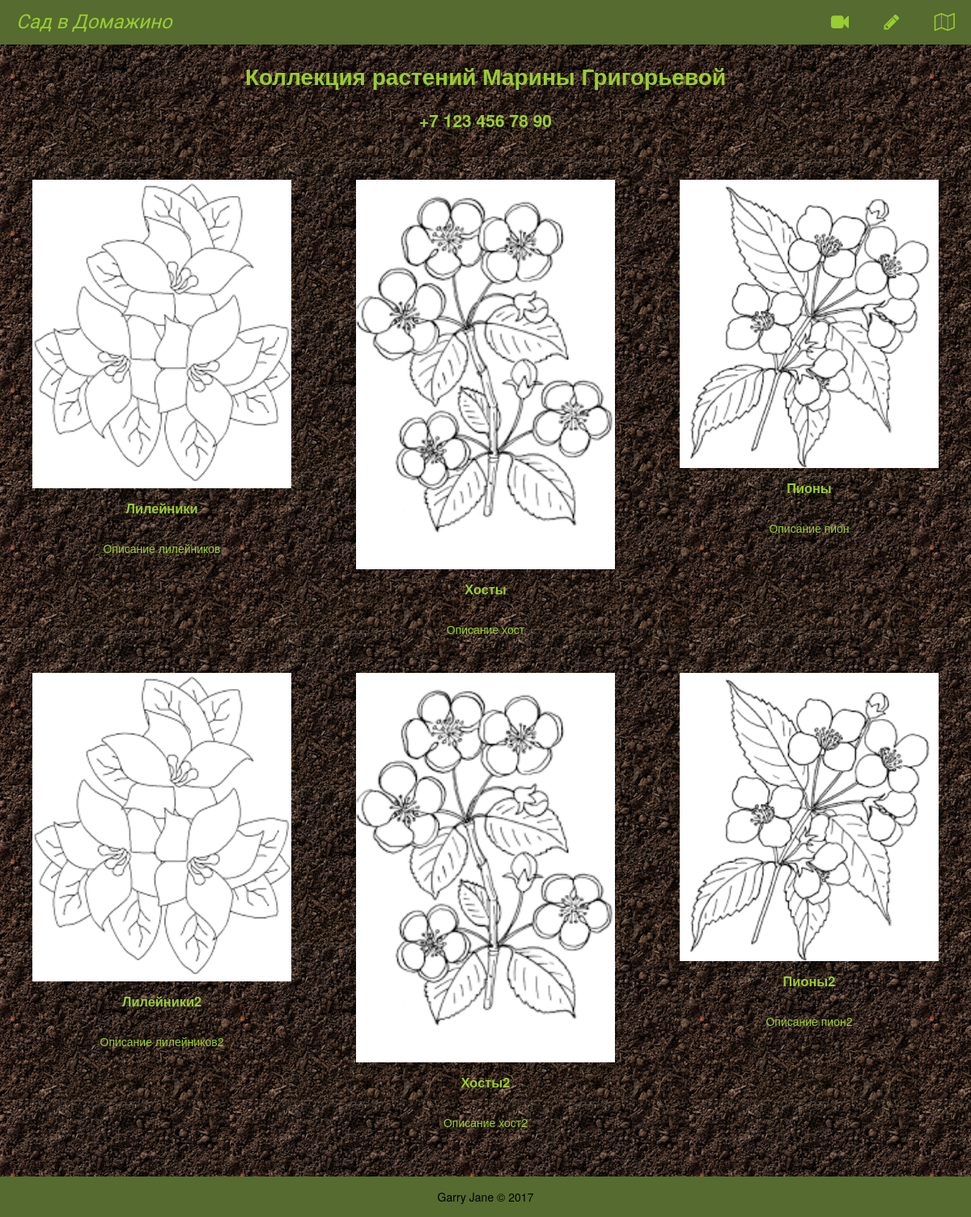
Before: /?page=main with the older database file.
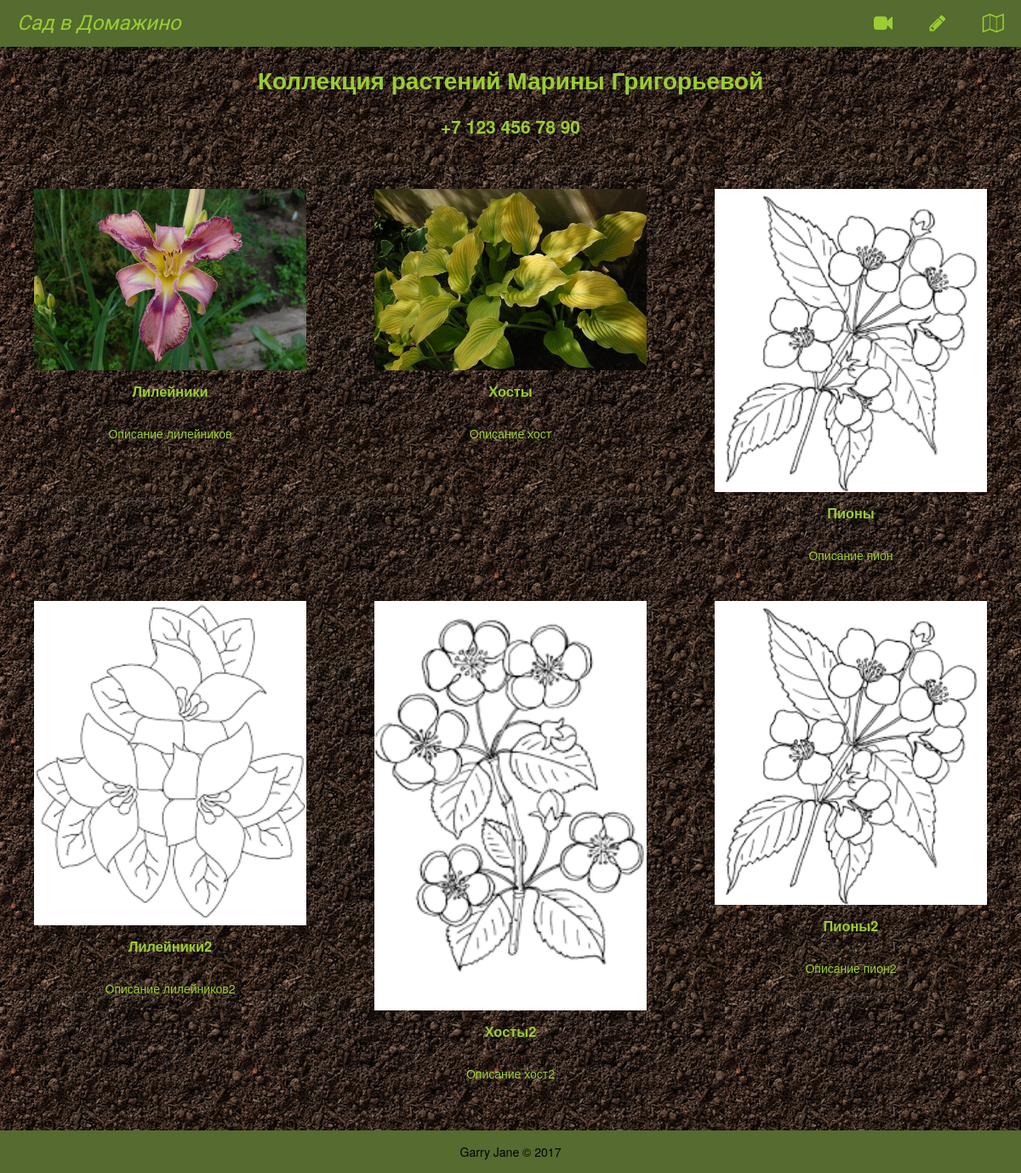
After: the same page with the newer database file.
### tables this page shows
CREATE TABLE `categories` (
  `cat_id` int(6) unsigned NOT NULL AUTO_INCREMENT,
  `cat_name` varchar(128) NOT NULL,
  `cat_descr` varchar(256) NOT NULL,
  `cat_img` varchar(128) NOT NULL,
  PRIMARY KEY (`cat_id`)
);

### index.php (called while the page is built, shortened)
<?php
$page = new Controller();

### models/DB.class.php (called while the page is built, shortened)
<?php
class DB
{
    public $dbLink, $host, $schema, $user, $password;
    function __construct($host = false, $schema = false, $user = false, $password = false)
    {
        $this->host = $host;
        $this->schema = $schema;
        $this->user = $user;
        $this->password = $password;
    }
    protected function connect()
    {
        $this->dbLink = new mysqli($this->host, $this->user, $this->password, $this->schema);
        mysqli_set_charset($this->dbLink, 'utf8');
        return true;
    }
    public function getAllCategories()
    {
        $sql = '
          SELECT * FROM categories
         ';
        $result = $this->dbLink->query($sql);
        $resArr = [];
        for ($i = 0; $i < $result->num_rows; $i++) {
            $resArr[] = $result->fetch_array(MYSQLI_ASSOC);
        }
        return $resArr;
    }
}

### views/v_cont_home.php (the view)
<div class="main">
    <div class="row">
        <div class="col-xs-12">
            <h1 class="page-title__text">Коллекция растений Марины Григорьевой</h1>
            <h2 class="page-title__text">+7 123 456 78 90</h2>
        </div>
    </div>
    <div class="content">
        <div class="row">
            <?php
            $i = 0;
            foreach ($this->content as $cat) {
                if ($i > 0 && $i % 3 == 0) {
                    echo "</div><div class='row'>";
                }
                echo "
                    <div class='col-md-4 col-sm-12'>
                        <a href='/?page=cat&id={$cat['cat_id']}'>
                            <figure class='category-represent'>
                               <img src='{$cat['cat_img']}' class='category-represent__img' alt=''>
                               <figcaption>
                                    <h3 class='category-represent__name category-represent__name_main-page'>
                                        {$cat['cat_name']}
                                    </h3>
                                    <p class='category-represent__intro'>{$cat['cat_descr']}</p>
                                </figcaption>
                            </figure>
                        </a>
                    </div>
                ";
                $i++;
            }
            ?>
        </div>

Changed rows visible on the page:
changed categories "Лилейники": cat_img: a different picture
changed categories "Хосты": cat_img: a different picture
